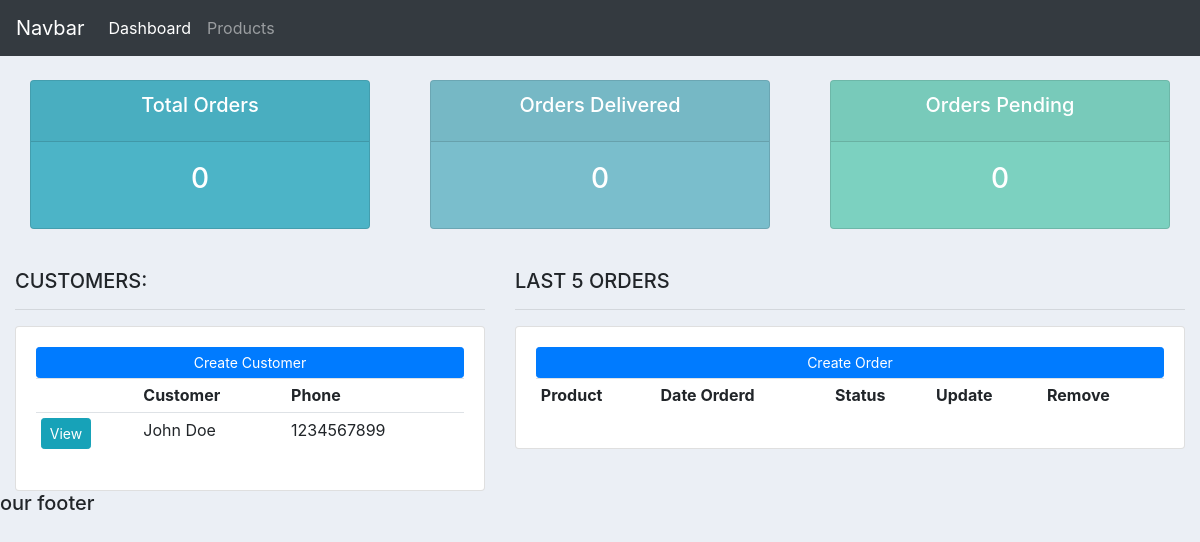
The app's page /, older data.
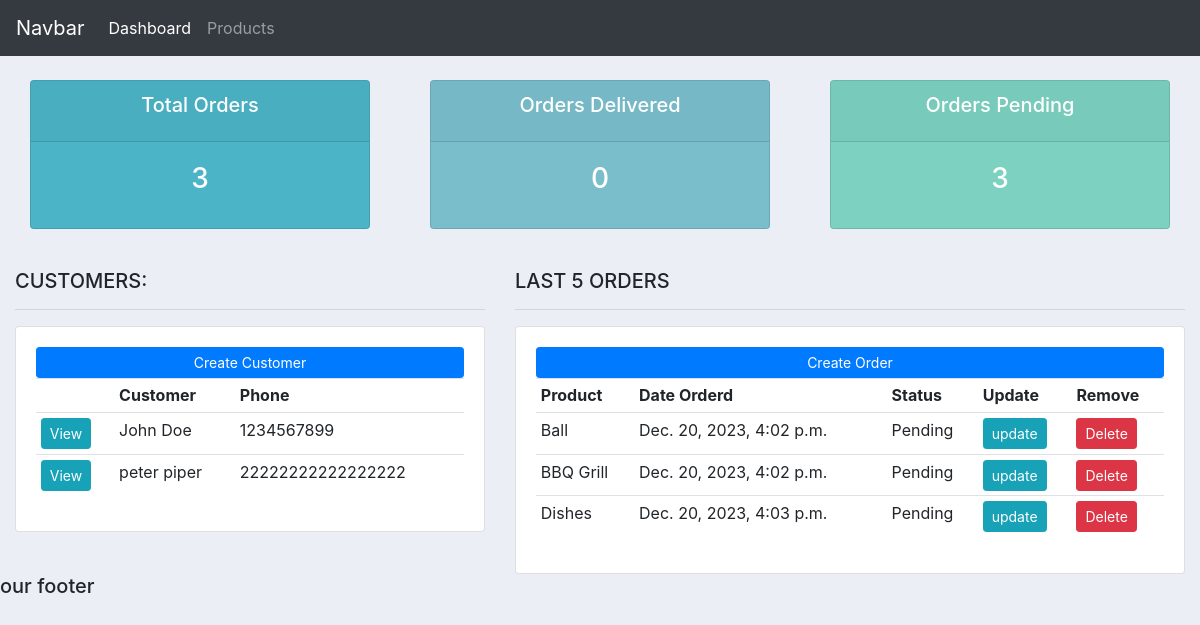
The same page, newer data.
### app/models.py (models this page shows, shortened)
class Customer(models.Model):
    name = models.CharField(max_length=200, null=True)
    phone = models.CharField(max_length=200, null=True)
    email = models.CharField(max_length=200, null=True)
    date_created = models.DateTimeField(auto_now_add=True)

class Order(models.Model):
    STATUS = (
        ("Pending", "Pending"),
        ("Out for delivery", "Out for delivery"),
        ("Delivered", "Delivered"),
    )
    customer = models.ForeignKey(Customer, null=True, on_delete=models.SET_NULL)
    product = models.ForeignKey(Product, null=True, on_delete=models.SET_NULL)
    date_created = models.DateTimeField(auto_now_add=True)
    status = models.CharField(max_length=200, null=True, choices=STATUS)

class Product(models.Model):
    CATEGORY = (
        ("Indoor", "Indoor"),
        ("Out door", "Out door"),
    )
    name = models.CharField(max_length=200, null=True)
    price = models.FloatField(null=True)
    category = models.CharField(max_length=200, null=True, choices=CATEGORY)
    description = models.CharField(max_length=200, null=True, blank=True)
    date_created = models.DateTimeField(auto_now_add=True)
    tags = models.ManyToManyField(Tag)
    def __str__(self):
        return self.name

### app/views.py (the view)
# urls.py: path('', views.home, name="home"),
def home(request):
    orders = Order.objects.all()
    Customers = Customer.objects.all()
    total_customers = Customers.count()
    total_orders = orders.count()
    delivered = orders.filter(status='Delivered').count()
    pending = orders.filter(status='Pending').count()
    context = {'orders':orders, 'customers':Customers, 'total_orders':total_orders, 'delivered':delivered, 'pending':pending}
    return render(request, 'accounts/dashboard.html', context)

### app/templates/accounts/dashboard.html (shortened to what this page needs)
{%extends 'accounts/main.html'%}
{%block content%}
{%include "accounts/status.html" %}
<br>
<div class="row">
	<div class="col-md-5">
		<h5>CUSTOMERS:</h5>
		<hr>
		<div class="card card-body">
			<a class="btn btn-primary  btn-sm btn-block" href="">Create Customer</a>
			<table class="table table-sm">
				<tr>
					<th></th>
					<th>Customer</th>
					<th>Phone</th>
				</tr>
				{%for customer in customers %}
				<tr>
					<td><a class="btn btn-sm btn-info" href="{% url 'customer' customer.id %}">View</a></td>
					<td>{{customer.name}}</td>
					<td>{{customer.phone}}</td>
				</tr>
			{% endfor %}
			</table>
		</div>
	</div>
	<div class="col-md-7">
		<h5>LAST 5 ORDERS</h5>
		<hr>
		<div class="card card-body">
			<a class="btn btn-primary  btn-sm btn-block" href="{% url 'create_order' %}">Create Order</a>
			<table class="table table-sm">
				<tr>
					<th>Product</th>
					<th>Date Orderd</th>
					<th>Status</th>
					<th>Update</th>
					<th>Remove</th>
				</tr>
				{%for order in orders %}
					<tr>
						<td>{{order.product}}</td>
						<td>{{order.date_created}}</td>
						<td>{{order.status}}</td>
						<td><a class="btn btn-sm btn-info" href="{% url 'update_order' order.id %}">update</a></td>
						<td><a class="btn btn-sm btn-danger" href="{% url 'delete_order' order.id %}">Delete</a></td>
					</tr>
				{% endfor %}
			</table>
		</div>
	</div>
</div>
{%endblock%}

### app/templates/accounts/main.html (shortened to what this page needs)
{% load static %}
<!DOCTYPE html>
<html lang="en">
<head>
    <link rel="stylesheet" href="https://cdn.jsdelivr.net/npm/bootstrap@4.0.0/dist/css/bootstrap.min.css">
	<link rel = "stylesheet" type = "text/css" href = "{% static '/css/main.css' %}">
</head>
<body>
    {%include "accounts/navbar.html" %}
    <div class="container-fluid">
    {% block content%}
    {% endblock%}
    </div
    <hr>
    <h5>our footer</h5>
</body>
</html>

### app/templates/accounts/navbar.html (shortened to what this page needs)
<nav class="navbar navbar-expand-lg navbar-dark bg-dark">
    <a class="navbar-brand" href="#">Navbar</a>
    <div class="collapse navbar-collapse" id="navbarNav">
      <ul class="navbar-nav">
        <li class="nav-item active">
          <a class="nav-link" href="{% url 'home'%}">Dashboard</a>
        </li>
        <li class="nav-item">
          <a class="nav-link" href="{% url 'products'%}">Products</a>
        </li>
      </ul>
    </div>
  </nav>

### app/templates/accounts/status.html
<br>
<div class="row">
	<div class="col">
		<div class="col-md">
			<div class="card text-center text-white  mb-3" id="total-orders">
			  	<div class="card-header">
			  		<h5 class="card-title">Total Orders</h5>
			  	</div>
			  	<div class="card-body">
			    	<h3 class="card-title">{{total_orders}}</h3>
			  	</div>
			</div>
		</div>
	</div>
	<div class="col">
		<div class="col-md">
			<div class="card text-center text-white  mb-3" id="orders-delivered">
			  	<div class="card-header">
			  		<h5 class="card-title">Orders Delivered</h5>
			  	</div>
			  	<div class="card-body">
			    	<h3 class="card-title">{{delivered}}</h3>
			  	</div>
			</div>
		</div>
	</div>
	<div class="col">
		<div class="col-md">
			<div class="card text-center text-white  mb-3" id="orders-pending">
			  	<div class="card-header">
			  		<h5 class="card-title">Orders Pending</h5>
			  	</div>
			  	<div class="card-body">
			    	<h3 class="card-title">{{pending}}</h3>
			  	</div>
			</div>
		</div>
	</div>
</div>

### app/static/css/main.css (style rules this page uses)
body { background-color: #ebeff5; }
#total-orders { background-color: #4cb4c7; }
#orders-delivered { background-color: #7abecc; }
#orders-pending { background-color: #7CD1C0; }

Row changes from the older to the newer data that the page shows:
added Customer: name "peter piper", phone "22222222222222222"
added Order: product "Ball", date_created "Dec. 20, 2023, 4:02 p.m.", status "Pending"
added Order: product "BBQ Grill", date_created "Dec. 20, 2023, 4:02 p.m.", status "Pending"
added Order: product "Dishes", date_created "Dec. 20, 2023, 4:03 p.m.", status "Pending"
Text that changed along with them:
{{ total_orders }}: "0" → "3"
{{ pending }}: "0" → "3"
